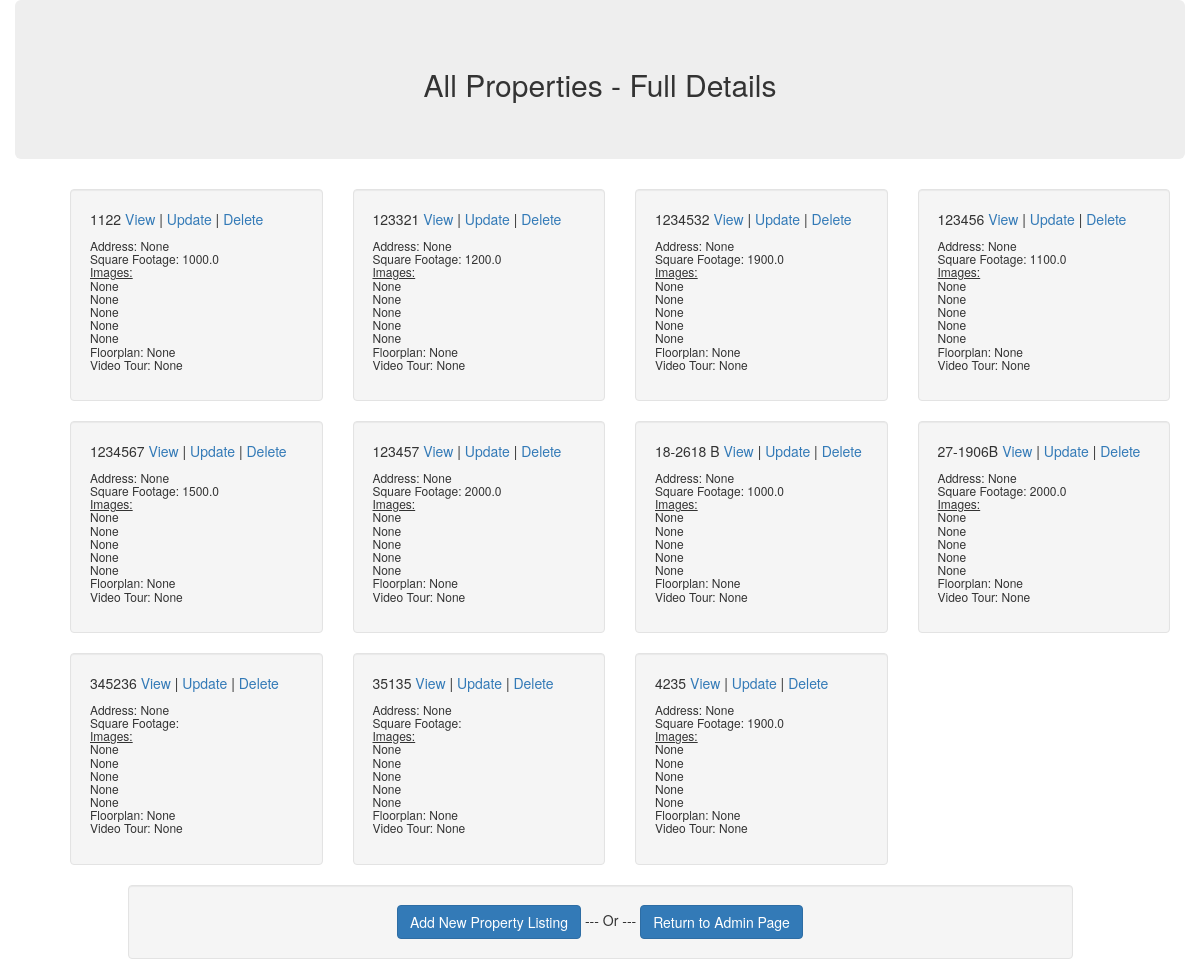
Screenshot of /all with the database file from the repository.
### main_prop.py (models this page shows)
class house(db.Model):
    id: Mapped[str] = mapped_column(String(20), primary_key=True)
    SQFT: Mapped[str] = mapped_column(String(20), nullable=True)
    Address: Mapped[str] = mapped_column(String(20), nullable=True)
    Pic1: Mapped[str] = mapped_column(String(20), nullable=True)
    Pic2: Mapped[str] = mapped_column(String(20), nullable=True)
    Pic3: Mapped[str] = mapped_column(String(20), nullable=True)
    Pic4: Mapped[str] = mapped_column(String(20), nullable=True)
    Pic5: Mapped[str] = mapped_column(String(20), nullable=True)
    Floorplan: Mapped[str] = mapped_column(String(20), nullable=True)
    Tour: Mapped[str] = mapped_column(String(20), nullable=True)

### main_prop.py (the view)
@app.route('/all')
def all():
    result = db.session.execute(db.select(house).order_by(house.id))
    all_houses = result.scalars().all()
    return render_template("all.html", houses=all_houses)

### templates/all.html (shortened to what this page needs)
<!DOCTYPE html>
<html lang="en">
<head>
  <link rel="stylesheet" href="https://maxcdn.bootstrapcdn.com/bootstrap/3.3.7/css/bootstrap.min.css">
</head>
<body>
  <div class="container">
    <div class="row">
      <div class="col-md-12 jumbotron text-center">
        <h2>All Properties - Full Details</h2>
      </div>
    </div>
    <div class="row">
      <ul>
      {% for house in houses %}
        <div class="col-md-3">
          <div class="well">
            {{house.id}}<a href="{{ url_for('view', id=house.id) }}"> View</a> | <a href="{{ url_for('update', id=house.id) }}">Update</a> | <a href="{{ url_for('delete', id=house.id) }}">Delete</a>
            <h6>
              Address: {{house.Address}}<br>
              Square Footage: {{house.SQFT}}<br>
              <u>Images:</u><br>
              {{house.Pic1}}<br>
              {{house.Pic2}}<br>
              {{house.Pic3}}<br>
              {{house.Pic4}}<br>
              {{house.Pic5}}<br>
              Floorplan: {{house.Floorplan}}<br>
              Video Tour: {{house.Tour}}<br>
            </h6>
          </div>
        </div>
      {% endfor %}
      </ul>
      </div>
      <div class="row">
      <div class="col-md-1">
      </div>
     <div class="col-md-10">
        <div class="well text-center">
          <a class="btn btn-primary" href="{{ url_for('add') }}" role="button">Add New Property Listing</a> --- Or ---
          <a class="btn btn-primary" href="{{ url_for('home') }}" role="button">Return to Admin Page</a>
        </div>
      </div>
      <div class="col-md-1">
      </div>
     </div>
    </div>
</body>
</html>

### rows the page displays
house: id "1122", Address "None", SQFT "1000.0", Pic1 "None", Pic2 "None", Pic3 "None", Pic4 "None", Pic5 "None", Floorplan "None", Tour "None"
house: id "123321", Address "None", SQFT "1200.0", Pic1 "None", Pic2 "None", Pic3 "None", Pic4 "None", Pic5 "None", Floorplan "None", Tour "None"
house: id "1234532", Address "None", SQFT "1900.0", Pic1 "None", Pic2 "None", Pic3 "None", Pic4 "None", Pic5 "None", Floorplan "None", Tour "None"
house: id "123456", Address "None", SQFT "1100.0", Pic1 "None", Pic2 "None", Pic3 "None", Pic4 "None", Pic5 "None", Floorplan "None", Tour "None"
house: id "1234567", Address "None", SQFT "1500.0", Pic1 "None", Pic2 "None", Pic3 "None", Pic4 "None", Pic5 "None", Floorplan "None", Tour "None"
house: id "123457", Address "None", SQFT "2000.0", Pic1 "None", Pic2 "None", Pic3 "None", Pic4 "None", Pic5 "None", Floorplan "None", Tour "None"
house: id "18-2618 B", Address "None", SQFT "1000.0", Pic1 "None", Pic2 "None", Pic3 "None", Pic4 "None", Pic5 "None", Floorplan "None", Tour "None"
house: id "27-1906B", Address "None", SQFT "2000.0", Pic1 "None", Pic2 "None", Pic3 "None", Pic4 "None", Pic5 "None", Floorplan "None", Tour "None"
house: id "345236", Address "None", Pic1 "None", Pic2 "None", Pic3 "None", Pic4 "None", Pic5 "None", Floorplan "None", Tour "None"
house: id "35135", Address "None", Pic1 "None", Pic2 "None", Pic3 "None", Pic4 "None", Pic5 "None", Floorplan "None", Tour "None"
house: id "4235", Address "None", SQFT "1900.0", Pic1 "None", Pic2 "None", Pic3 "None", Pic4 "None", Pic5 "None", Floorplan "None", Tour "None"
